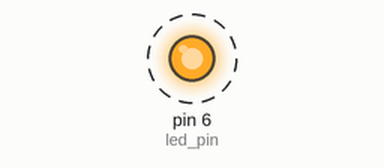
The sketch below on a simulated Arduino Uno, built with avr-gcc and run on an emulated ATmega328P. Shown: output pins drawn as LEDs (lit = HIGH). Dashed ring = blinking. What the sketch prints to the serial monitor is not drawn.

Above: at 0.5 s.
Timing chart, 0 to 4.6 s (numbered marks = the images above):
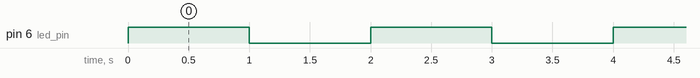

The sketch:

blinking_led_test.ino
```cpp
//followed this tutorial: https://docs.arduino.cc/built-in-examples/basics/Blink/

//set led pin to 6
const int led_pin = 6;

//counters for # of times on & # of times off
int on = 0;
int off = 0;

void setup() {
  //set the output pin
  pinMode(led_pin, OUTPUT);
  //serial monitor baud 9600
  Serial.begin(9600);
  Serial.println("starting test");
}

void loop() {
  //turn on led
  digitalWrite(led_pin, HIGH);
  //increment on count
  on++;
  //print to serial monitor
  Serial.print("LED on: ");
  Serial.println(on);
  //delay for a second
  delay(1000);
  //turn off led
  digitalWrite(led_pin, LOW);
  //increment off count and print
  off++;
  Serial.print("LED off: ");
  Serial.println(off);
  //delay for another second
  delay(1000);
}
```

Measured:
- by itself, pin 6 (led_pin): alternates HIGH for 1.0 s and LOW for 1.0 s
